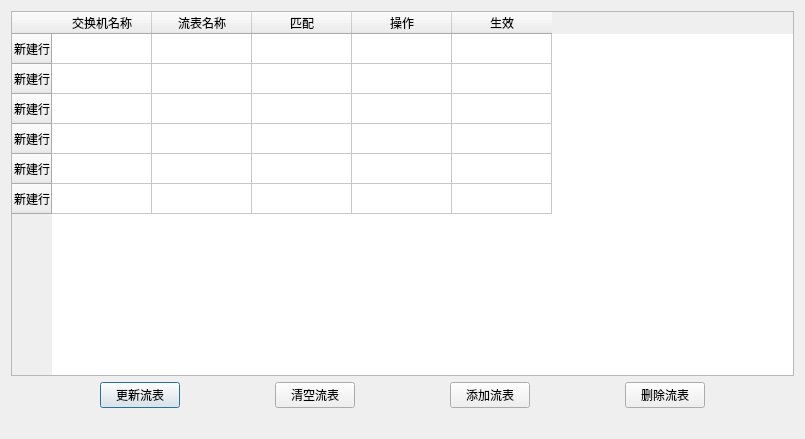
<?xml version="1.0" encoding="UTF-8"?>
<ui version="4.0">
 <class>ShowFlowsDialog</class>
 <widget class="QDialog" name="ShowFlowsDialog">
  <property name="geometry">
   <rect>
    <x>0</x>
    <y>0</y>
    <width>805</width>
    <height>439</height>
   </rect>
  </property>
  <property name="windowTitle">
   <string>流表</string>
  </property>
  <layout class="QGridLayout" name="gridLayout">
   <item row="0" column="0">
    <widget class="QTableWidget" name="flowShowWidget">
     <row>
      <property name="text">
       <string>新建行</string>
      </property>
     </row>
     <row>
      <property name="text">
       <string>新建行</string>
      </property>
     </row>
     <row>
      <property name="text">
       <string>新建行</string>
      </property>
     </row>
     <row>
      <property name="text">
       <string>新建行</string>
      </property>
     </row>
     <row>
      <property name="text">
       <string>新建行</string>
      </property>
     </row>
     <row>
      <property name="text">
       <string>新建行</string>
      </property>
     </row>
     <column>
      <property name="text">
       <string>交换机名称</string>
      </property>
     </column>
     <column>
      <property name="text">
       <string>流表名称</string>
      </property>
     </column>
     <column>
      <property name="text">
       <string>匹配</string>
      </property>
     </column>
     <column>
      <property name="text">
       <string>操作</string>
      </property>
     </column>
     <column>
      <property name="text">
       <string>生效</string>
      </property>
     </column>
    </widget>
   </item>
   <item row="1" column="0">
    <layout class="QHBoxLayout" name="horizontalLayout">
     <item>
      <spacer name="horizontalSpacer_3">
       <property name="orientation">
        <enum>Qt::Horizontal</enum>
       </property>
       <property name="sizeHint" stdset="0">
        <size>
         <width>40</width>
         <height>20</height>
        </size>
       </property>
      </spacer>
     </item>
     <item>
      <widget class="QPushButton" name="getFlowButton">
       <property name="text">
        <string>更新流表</string>
       </property>
      </widget>
     </item>
     <item>
      <spacer name="horizontalSpacer">
       <property name="orientation">
        <enum>Qt::Horizontal</enum>
       </property>
       <property name="sizeHint" stdset="0">
        <size>
         <width>40</width>
         <height>20</height>
        </size>
       </property>
      </spacer>
     </item>
     <item>
      <widget class="QPushButton" name="clearFlowButton">
       <property name="text">
        <string>清空流表</string>
       </property>
      </widget>
     </item>
     <item>
      <spacer name="horizontalSpacer_5">
       <property name="orientation">
        <enum>Qt::Horizontal</enum>
       </property>
       <property name="sizeHint" stdset="0">
        <size>
         <width>40</width>
         <height>20</height>
        </size>
       </property>
      </spacer>
     </item>
     <item>
      <widget class="QPushButton" name="addFlowButton">
       <property name="text">
        <string>添加流表</string>
       </property>
      </widget>
     </item>
     <item>
      <spacer name="horizontalSpacer_2">
       <property name="orientation">
        <enum>Qt::Horizontal</enum>
       </property>
       <property name="sizeHint" stdset="0">
        <size>
         <width>40</width>
         <height>20</height>
        </size>
       </property>
      </spacer>
     </item>
     <item>
      <widget class="QPushButton" name="delFlowButton">
       <property name="text">
        <string>删除流表</string>
       </property>
      </widget>
     </item>
     <item>
      <spacer name="horizontalSpacer_4">
       <property name="orientation">
        <enum>Qt::Horizontal</enum>
       </property>
       <property name="sizeHint" stdset="0">
        <size>
         <width>40</width>
         <height>20</height>
        </size>
       </property>
      </spacer>
     </item>
    </layout>
   </item>
   <item row="2" column="0">
    <spacer name="verticalSpacer">
     <property name="orientation">
      <enum>Qt::Vertical</enum>
     </property>
     <property name="sizeType">
      <enum>QSizePolicy::Fixed</enum>
     </property>
     <property name="sizeHint" stdset="0">
      <size>
       <width>20</width>
       <height>20</height>
      </size>
     </property>
    </spacer>
   </item>
  </layout>
 </widget>
 <resources/>
 <connections/>
</ui>
